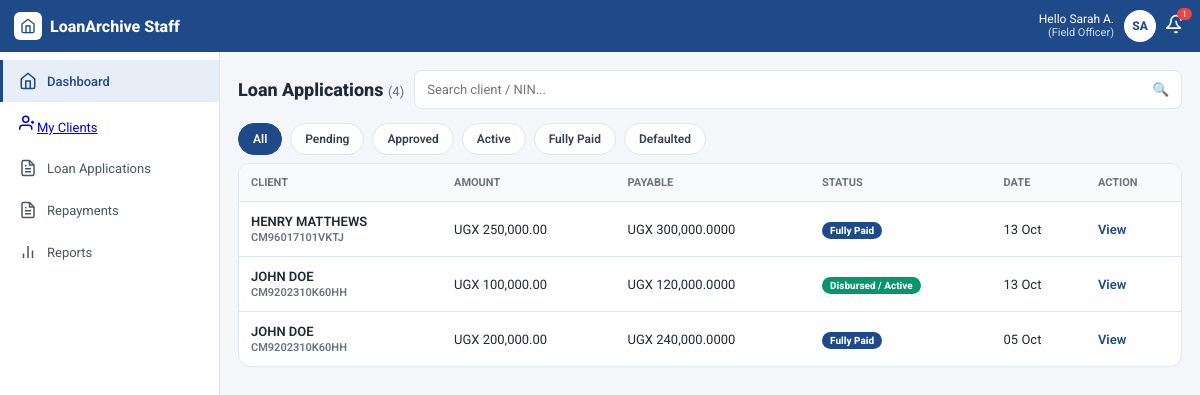
/loans/ (signed in), run on the app's committed database.
### users/models.py (models this page shows, shortened)
class User(AbstractUser):
    class Role(models.TextChoices):
        SUPERUSER = 'SUPERUSER', _('Admin Superuser')
        OWNER = 'OWNER', _('Company Owner')
        LOAN_APPROVAL = 'LOAN_APPROVAL', _('Loan Approval Officer')
        MANAGER = 'MANAGER', _('Manager')
        CASHIER = 'CASHIER', _('Cashier')
        FIELD_OFFICER = 'FIELD_OFFICER', _('Field Officer')
    role = models.CharField(
        max_length=20,
        choices=Role.choices,
        default=Role.FIELD_OFFICER
    )
    company = models.ForeignKey(
        Company,
        on_delete=models.SET_NULL,
        null=True,
        blank=True,
        related_name='users',
        help_text="Applicable for Company Owners and Staff members."
    )
    branch = models.ForeignKey(
        Branch,
        on_delete=models.SET_NULL,
        null=True,
        blank=True,
        related_name='staff',
        help_text="Applicable for Branch-level staff members."
    )

### loans/models.py (models this page shows, shortened)
class Loan(models.Model):
    class Status(models.TextChoices):
        PENDING = 'PENDING', _('Pending Evaluation')
        APPROVED = 'APPROVED', _('Approved')
        REJECTED = 'REJECTED', _('Rejected')
        DISBURSED = 'DISBURSED', _('Disbursed / Active')
        FULLY_PAID = 'FULLY_PAID', _('Fully Paid')
        DEFAULTED = 'DEFAULTED', _('Defaulted')
    client = models.ForeignKey(
        'clients.Client',
        on_delete=models.PROTECT,
        related_name='loans'
    )
    branch = models.ForeignKey(
        'users.Branch',
        on_delete=models.PROTECT,
        related_name='loans'
    )
    principal_amount = models.DecimalField(
        max_digits=12,
        decimal_places=2,
        validators=[MinValueValidator(Decimal('1000.00'))],
        help_text=_("The core amount requested or given (UGX).")
    )
    interest_rate = models.DecimalField(
        max_digits=5,
        decimal_places=2,
        help_text=_("Flat interest percentage per period (e.g., 10.00 for 10%).")
    )
    duration_months = models.PositiveIntegerField(
        default=1,
        help_text=_("The repayment window in months.")
    )
    collateral_details = models.TextField(
        help_text=_("Detailed description of assets pinned down as security (e.g., Logbook, Land agreement).")
    )
    status = models.CharField(
        max_length=20,
        choices=Status.choices,
        default=Status.PENDING
    )
    created_by_officer = models.ForeignKey(
    settings.AUTH_USER_MODEL,
    on_delete=models.SET_NULL,
    null=True,
    related_name='created_loans',
    help_text=_("The field officer who took the application.")
)
    reviewed_by = models.ForeignKey(
        settings.AUTH_USER_MODEL,
        on_delete=models.SET_NULL,
        null=True,
        blank=True,
        related_name='reviewed_loans',
        limit_choices_to={'role__in': ['LOAN_APPROVAL', 'MANAGER', 'SUPERUSER']},
        help_text=_("The authorized staff member who evaluated or approved this loan.")
    )
    applied_at = models.DateTimeField(auto_now_add=True)
    actioned_at = models.DateTimeField(null=True, blank=True, help_text=_("When it was approved or rejected."))
    disbursed_at = models.DateTimeField(null=True, blank=True)
    class Meta:
        ordering = ['-applied_at']
        verbose_name = "Loan Application"
        verbose_name_plural = "Loan Applications"
    @property
    def total_payable(self):
        interest_amount = (self.principal_amount * (self.interest_rate / Decimal('100'))) * self.duration_months
        return self.principal_amount + interest_amount

### clients/models.py (models this page shows, shortened)
class Client(models.Model):
    passport_photo = models.ImageField(
        upload_to='clients/passports/',
        validators=[validate_passport_photo],
        help_text=_("Upload a clear passport-sized photo. Max size 2MB.")
    )
    first_name = models.CharField(max_length=100)
    last_name = models.CharField(max_length=100)
    nin = models.CharField(
        max_length=14,
        unique=True,
        validators=[nin_validator],
        verbose_name=_("NIN"),
        help_text=_("Enter the 14-character National Identification Number.")
    )
    telephone_number = models.CharField(
        max_length=13,
        validators=[phone_validator],
        help_text=_("Format: +256XXXXXXXXX")
    )
    village = models.CharField(max_length=100, blank=True)
    parish = models.CharField(max_length=100, blank=True)
    sub_county = models.CharField(max_length=100, blank=True)
    district = models.CharField(max_length=100)
    landmark = models.TextField(
        blank=True,
        help_text=_("Directions, close buildings, or descriptions to help the Field Officer locate the client.")
    )
    branch = models.ForeignKey(
        Branch,
        on_delete=models.PROTECT,
        related_name='clients',
        help_text=_("The home branch where this client's profile and loans are handled.")
    )
    assigned_field_officer = models.ForeignKey(
        settings.AUTH_USER_MODEL,
        on_delete=models.SET_NULL,
        null=True,
        blank=True,
        related_name='assigned_clients',
        limit_choices_to={'role': 'FIELD_OFFICER'},
        help_text=_("The field officer responsible for evaluating and collecting from this client.")
    )
    created_at = models.DateTimeField(auto_now_add=True)
    updated_at = models.DateTimeField(auto_now=True)
    class Meta:
        ordering = ['-created_at']
        verbose_name = "Client"
        verbose_name_plural = "Clients"
    @property
    def full_name(self):
        return f"{self.first_name} {self.last_name}"

### loans/views.py (the view)
# urls.py: path('', views.loan_list, name='list'), # /loans/
@login_required
def loan_list(request):
    status = request.GET.get('status', '')
    q = request.GET.get('q', '')
    loans = Loan.objects.select_related('client', 'branch', 'created_by_officer').order_by('-applied_at')
    if status in ['PENDING','APPROVED','DISBURSED','FULLY_PAID','REJECTED','DEFAULTED']:
        loans = loans.filter(status=status)
    if q:
        loans = loans.filter(client__first_name__icontains=q) | loans.filter(client__last_name__icontains=q) | loans.filter(client__nin__icontains=q)
    if hasattr(request.user, 'role') and request.user.role == 'FIELD_OFFICER':
        loans = loans.filter(created_by_officer=request.user)
    recent = loans[:10] if not status and not q else loans
    return render(request, 'loans/loan_list.html', {
        'loans': recent,
        'status_filter': status,
        'search_q': q,
        'all_count': Loan.objects.count(),
    })

### templates/loans/loan_list.html (shortened to what this page needs)
{% extends "base.html" %}
{% load humanize %}
{% block content %}
<div class="head">
  <div style="font-weight:800;font-size:18px">Loan Applications <span style="font-weight:400;font-size:13px;color:#6b7280">({{ all_count }})</span></div>
  <form method="get" class="search"><input type="text" name="q" value="{{ search_q }}" placeholder="Search client / NIN..."><button style="border:none;background:transparent">🔍</button></form>
</div>
<div class="tabs">
  <a href="{% url 'loans:list' %}" class="tab {% if not status_filter %}active{% endif %}">All</a>
  <a href="?status=PENDING" class="tab {% if status_filter == 'PENDING' %}active{% endif %}">Pending</a>
  <a href="?status=APPROVED" class="tab {% if status_filter == 'APPROVED' %}active{% endif %}">Approved</a>
  <a href="?status=DISBURSED" class="tab {% if status_filter == 'DISBURSED' %}active{% endif %}">Active</a>
  <a href="?status=FULLY_PAID" class="tab {% if status_filter == 'FULLY_PAID' %}active{% endif %}">Fully Paid</a>
  <a href="?status=DEFAULTED" class="tab {% if status_filter == 'DEFAULTED' %}active{% endif %}">Defaulted</a>
</div>
<div class="table-wrap desktop">
<table style="width:100%;border-collapse:collapse">
<thead style="background:#f9fafb;text-align:left"><tr style="font-size:11px;color:#6b7280"><th style="padding:12px">CLIENT</th><th>AMOUNT</th><th>PAYABLE</th><th>STATUS</th><th>DATE</th><th>ACTION</th></tr></thead>
<tbody>
{% for loan in loans %}
<tr style="border-top:1px solid #f3f4f6;font-size:13px">
<td style="padding:12px;font-weight:600">{{ loan.client.full_name }}<br><span style="font-size:11px;color:#6b7280">{{ loan.client.nin }}</span></td>
<td>UGX {{ loan.principal_amount|intcomma }}</td>
<td>UGX {{ loan.total_payable|intcomma }}</td>
<td><span class="badge badge-{{ loan.status }}">{{ loan.get_status_display }}</span></td>
<td>{{ loan.applied_at|date:"d M" }}</td>
<td><a href="{% url 'loans:loan_detail' loan.pk %}" style="color:var(--blue);font-weight:600;text-decoration:none">View</a></td>
</tr>
{% empty %}<tr><td colspan="6" style="padding:20px;text-align:center;color:#6b7280">No loans found</td></tr>{% endfor %}
</tbody>
</table>
</div>
{% endblock %}

### templates/base.html (shortened to what this page needs)
<!DOCTYPE html>
<html lang="en">
<head>
<link rel="stylesheet" href="https://cloudflare.com">
</head>
<body>
<div style="background:#1e4a8a;color:white;padding:10px 14px;display:flex;justify-content:space-between;align-items:center;position:sticky;top:0;z-index:50">
  <div style="display:flex;align-items:center;gap:8px;font-weight:800">
    <div style="width:28px;height:28px;background:white;border-radius:6px;display:grid;place-items:center">
      <svg width="16" height="16" viewBox="0 0 24 24" fill="none" stroke="#1e4a8a" stroke-width="2" stroke-linecap="round"><path d="M3 9l9-7 9 7v11a2 2 0 0 1-2 2H5a2 2 0 0 1-2-2z"/><polyline points="9 22 9 12 15 12 15 22"/></svg>
    </div>
    LoanArchive Staff
  </div>
  <div style="display:flex;align-items:center;gap:10px;position:relative">
    <div style="text-align:right;line-height:1.1">
      <div style="font-size:12px">Hello {{ request.user.first_name|default:"Sarah A." }}</div>
      <div style="font-size:11px;opacity:.8">({{ request.user.groups.first.name|default:"Field Officer" }})</div>
    </div>
    <div id="profileBtn" onclick="toggleProfile()" style="width:32px;height:32px;background:white;color:#1e4a8a;border-radius:50%;display:grid;place-items:center;font-weight:800;font-size:12px;cursor:pointer">
      SA
    </div>
    <div style="position:relative">
      <svg width="20" height="20" viewBox="0 0 24 24" fill="none" stroke="white" stroke-width="2"><path d="M18 8A6 6 0 0 0 6 8c0 7-6 9-6 9h18s-6-2-6-9"/><path d="M13.73 21a2 2 0 0 1-3.46 0"/></svg>
      <span style="position:absolute;top:-6px;right:-6px;background:#ef4444;color:white;font-size:9px;padding:1px 5px;border-radius:10px">1</span>
    </div>
  </div>
</div>
<div class="layout">
  <div class="sidebar">
    <div class="side-link active">
      <svg class="icon" viewBox="0 0 24 24" fill="none" stroke="currentColor" stroke-width="2"><path d="M3 9l9-7 9 7v11a2 2 0 0 1-2 2H5a2 2 0 0 1-2-2z"/><polyline points="9 22 9 12 15 12 15 22"/></svg>
      Dashboard
    </div>
    <div class="side-link">
      <a href="{% url 'clients:list' %}" class="b-item {% if 'clients' in request.path %}active{% endif %}">
    <svg class="icon" viewBox="0 0 24 24" fill="none" stroke="currentColor" stroke-width="2"><path d="M17 21v-2a4 4 0 0 0-4-4H5a4 4 0 0 0-4 4v2"/><circle cx="9" cy="7" r="4"/><path d="M16 11h4"/><path d="M18 9v4"/></svg>My Clients
  </a>
    </div>
    <div class="side-link">
      <svg class="icon" viewBox="0 0 24 24" fill="none" stroke="currentColor" stroke-width="2"><path d="M14 2H6a2 2 0 0 0-2 2v16a2 2 0 0 0 2 2h12a2 2 0 0 0 2-2V8z"/><polyline points="14 2 14 8 20 8"/><line x1="16" y1="13" x2="8" y2="13"/><line x1="16" y1="17" x2="8" y2="17"/><polyline points="10 9 9 9 8 9"/></svg>
      Loan Applications
    </div>
    <div class="side-link">
      <svg class="icon" viewBox="0 0 24 24" fill="none" stroke="currentColor" stroke-width="2"><path d="M14 2H6a2 2 0 0 0-2 2v16a2 2 0 0 0 2 2h12a2 2 0 0 0 2-2V8z"/><polyline points="14 2 14 8 20 8"/><line x1="16" y1="13" x2="8" y2="13"/><line x1="16" y1="17" x2="8" y2="17"/><line x1="10" y1="9" x2="8" y2="9"/></svg>
      Repayments
    </div>
    <div class="side-link">
      <svg class="icon" viewBox="0 0 24 24" fill="none" stroke="currentColor" stroke-width="2"><line x1="18" y1="20" x2="18" y2="10"/><line x1="12" y1="20" x2="12" y2="4"/><line x1="6" y1="20" x2="6" y2="14"/></svg>
      Reports
    </div>
  </div>
  <div class="main">
    {% block content %}
    {% endblock content %}
</body>
</html>

### templates/base.html (style rules this page uses)
:root { --primary: #0f4c81; --primary-dark: #0a365c; --bg-gray: #f3f4f6; --border-color: #d1d5db; }
* { box-sizing: border-box; margin: 0; padding: 0; }
:root { --blue:#1e4a8a;--blue-dark:#163a6b;--blue-light:#e8eef7;--border:#e0e6ed;--bg:#f4f6f9;--green:#2e7d32;--yellow:#b8860b;--red:#c62828 }
* { box-sizing:border-box;margin:0;padding:0;font-family:'Roboto',sans-serif }
body { background:var(--bg);color:#1f2937 }
.icon { width:18px;height:18px;flex-shrink:0 }
.layout { display:flex;min-height:calc(100vh - 56px) }
.sidebar { width:220px;background:white;border-right:1px solid var(--border);padding-top:8px;flex-shrink:0 }
.side-link { display:flex;align-items:center;gap:10px;padding:12px 16px;font-size:13px;color:#4b5563;cursor:pointer;border-left:3px solid transparent }
.side-link.active { background:var(--blue-light);border-left-color:var(--blue);color:var(--blue);font-weight:500 }
.side-link.active .icon { color:var(--blue) }
.main { flex:1;padding:18px }
table { width:100%;border-collapse:collapse;font-size:13px }
th { text-align:left;padding:10px 14px;background:#f9fafb;color:#6b7280;font-size:11px;text-transform:uppercase;white-space:nowrap }
td { padding:11px 14px;border-top:1px solid var(--border);white-space:nowrap }

### templates/loans/loan_list.html (style rules this page uses)
.head { display:flex;justify-content:space-between;align-items:center;margin-bottom:14px;flex-wrap:wrap;gap:10px }
.tabs { display:flex;gap:8px;overflow-x:auto;padding-bottom:8px }
.tab { padding:8px 14px;border-radius:20px;border:1px solid var(--border);background:white;font-size:12px;font-weight:600;white-space:nowrap;text-decoration:none;color:#374151 }
.tab.active { background:var(--blue);color:white;border-color:var(--blue) }
.search { flex:1;min-width:200px;display:flex;align-items:center;gap:8px;background:white;border:1px solid var(--border);border-radius:8px;padding:0 12px }
.search input { border:none;outline:none;width:100%;padding:11px 0;font-size:13px }
.table-wrap { background:white;border:1px solid var(--border);border-radius:12px;overflow:hidden }
.badge { padding:3px 8px;border-radius:10px;font-size:10px;font-weight:800;color:white }
.badge-DISBURSED { background:#059669 }
.badge-FULLY_PAID { background:#1e4a8a }

### data on the page
User: user.first_name "Sarah A.", user.groups.first.name "Field Officer"
Loan: client.full_name "HENRY MATTHEWS", client.nin "CM96017101VKTJ", principal_amount "250,000.00", total_payable "300,000.0000", status "Fully Paid", applied_at "13 Oct"
Loan: client.full_name "JOHN DOE", client.nin "CM9202310K60HH", principal_amount "100,000.00", total_payable "120,000.0000", status "Disbursed / Active", applied_at "13 Oct"
Loan: client.full_name "JOHN DOE", client.nin "CM9202310K60HH", principal_amount "200,000.00", total_payable "240,000.0000", status "Fully Paid", applied_at "05 Oct"

### other printed values
{{ all_count }} "4"
